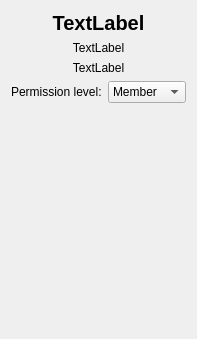
<?xml version="1.0" encoding="UTF-8"?>
<ui version="4.0">
 <class>PlayerInfoWidget</class>
 <widget class="QWidget" name="PlayerInfoWidget">
  <property name="geometry">
   <rect>
    <x>0</x>
    <y>0</y>
    <width>181</width>
    <height>339</height>
   </rect>
  </property>
  <property name="windowTitle">
   <string>Form</string>
  </property>
  <layout class="QVBoxLayout" name="verticalLayout">
   <item>
    <widget class="QLabel" name="name">
     <property name="font">
      <font>
       <pointsize>15</pointsize>
       <weight>75</weight>
       <bold>true</bold>
      </font>
     </property>
     <property name="text">
      <string>TextLabel</string>
     </property>
     <property name="alignment">
      <set>Qt::AlignCenter</set>
     </property>
     <property name="textInteractionFlags">
      <set>Qt::LinksAccessibleByMouse|Qt::TextSelectableByMouse</set>
     </property>
    </widget>
   </item>
   <item>
    <widget class="QLabel" name="xuid">
     <property name="text">
      <string>TextLabel</string>
     </property>
     <property name="alignment">
      <set>Qt::AlignCenter</set>
     </property>
    </widget>
   </item>
   <item>
    <widget class="QLabel" name="onlineStatus">
     <property name="text">
      <string>TextLabel</string>
     </property>
     <property name="alignment">
      <set>Qt::AlignCenter</set>
     </property>
    </widget>
   </item>
   <item>
    <layout class="QHBoxLayout" name="horizontalLayout">
     <item>
      <widget class="QLabel" name="label_2">
       <property name="text">
        <string>Permission level:</string>
       </property>
      </widget>
     </item>
     <item>
      <widget class="QComboBox" name="permissionLevel">
       <item>
        <property name="text">
         <string>Member</string>
        </property>
       </item>
       <item>
        <property name="text">
         <string>Operator</string>
        </property>
       </item>
       <item>
        <property name="text">
         <string>Visitor</string>
        </property>
       </item>
      </widget>
     </item>
    </layout>
   </item>
   <item>
    <spacer name="verticalSpacer">
     <property name="orientation">
      <enum>Qt::Vertical</enum>
     </property>
     <property name="sizeHint" stdset="0">
      <size>
       <width>20</width>
       <height>231</height>
      </size>
     </property>
    </spacer>
   </item>
  </layout>
 </widget>
 <resources/>
 <connections/>
</ui>
